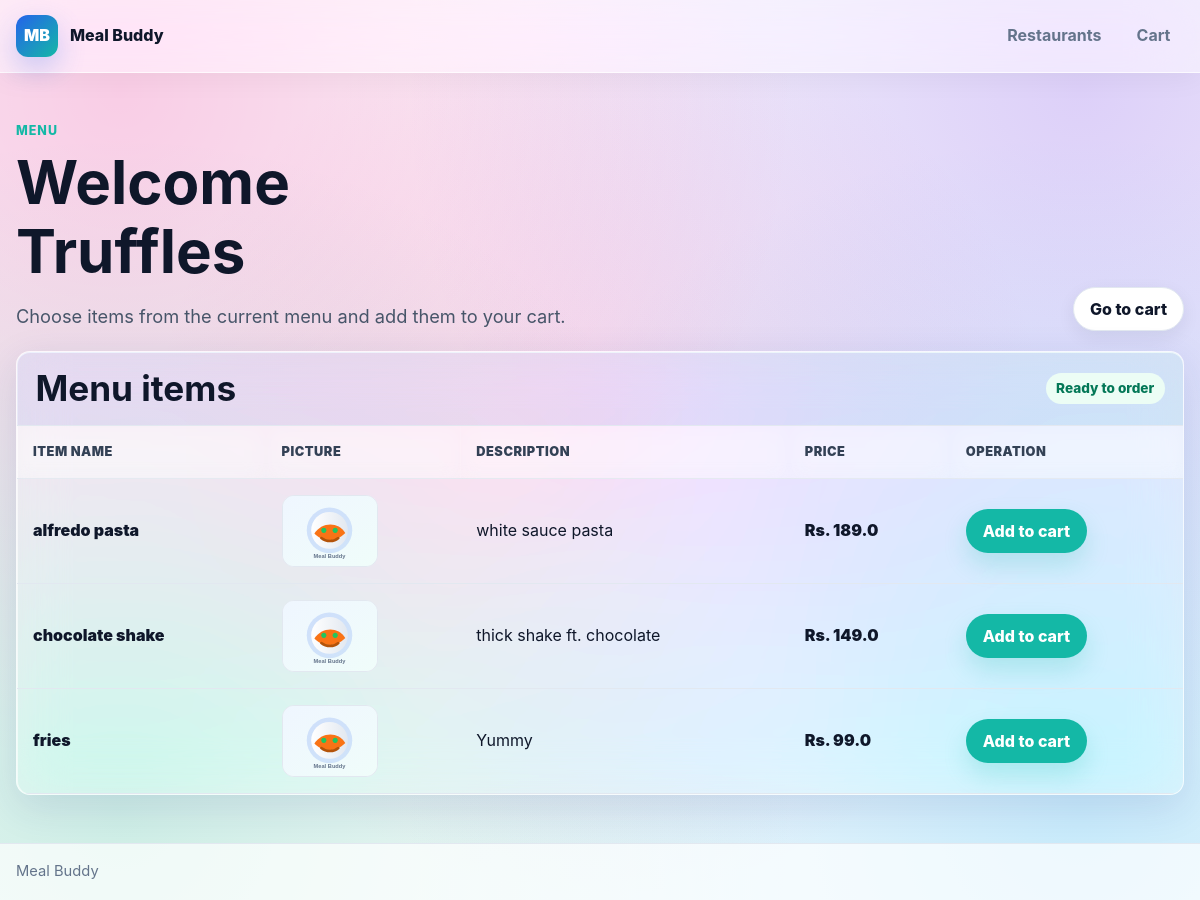
Screenshot of /view_menu/5/Truffles with the database file from the repository.
### delivery/models.py (models this page shows)
class Restaurant(models.Model):
    name = models.CharField(max_length = 20)
    picture = models.URLField(max_length = 200, default='https://designshack.net/wp-content/uploads/Free-Simple-Restaurant-Logo-Template.jpg')
    cuisine = models.CharField(max_length = 200)
    rating = models.FloatField()

class Item(models.Model):
    restaurant = models.ForeignKey(Restaurant, on_delete = models.CASCADE, related_name = "items")
    name = models.CharField(max_length = 20)
    description = models.CharField(max_length = 200)
    price = models.FloatField()
    vegeterian = models.BooleanField(default=False)
    picture = models.URLField(max_length = 400, default='https://www.indiafilings.com/learn/wp-content/uploads/2024/08/How-to-Start-Food-Business.jpg')

### delivery/views.py (the view)
# urls.py: path('view_menu/<int:restaurant_id>/<str:username>', views.view_menu, name='view_menu'),
def view_menu(request, restaurant_id, username):
    restaurant = Restaurant.objects.get(id = restaurant_id)
    itemList = restaurant.items.all()
    return render(request, 'delivery/customer_menu.html'
                  ,{"itemList" : itemList,
                     "restaurant" : restaurant,
                     "username":username})

### delivery/templates/delivery/customer_menu.html (shortened to what this page needs)
{% load static %}
<!DOCTYPE html>
<html lang="en">
<head>
    <link rel="stylesheet" href="{% static 'delivery/css/base.css' %}?v=cart-toast-1">
    <link rel="stylesheet" href="{% static 'delivery/css/pages.css' %}">
</head>
<body class="site-page">
    <header class="site-header">
        <div class="nav-shell">
            <a class="brand" href="/">
                <span class="brand-mark">MB</span>
                <span>Meal Buddy</span>
            </a>
            <nav class="nav-links" aria-label="Primary">
                <a class="nav-link" href="/">Restaurants</a>
                <a class="nav-link" href="{% url 'show_cart' username %}">Cart</a>
            </nav>
        </div>
    </header>
    <main id="main-content" class="site-main">
        <header class="page-header">
            <div>
                <p class="eyebrow">Menu</p>
                <h1>Welcome {{username}}</h1>
                <p class="lead">Choose items from the current menu and add them to your cart.</p>
            </div>
            <a class="btn btn-secondary" href="{% url 'show_cart' username %}">Go to cart</a>
        </header>
        <section class="table-card" aria-labelledby="menu-title">
            <div class="table-header">
                <h2 id="menu-title">Menu items</h2>
                <span class="status-pill">Ready to order</span>
            </div>
            <div class="table-wrap">
                <table class="data-table">
                    <thead>
                        <tr>
                            <th>Item name</th>
                            <th>Picture</th>
                            <th>Description</th>
                            <th>Price</th>
                            <th>Operation</th>
                        </tr>
                    </thead>
                    <tbody>
                        {%  for item in itemList %}
                            <tr>
                                <td><span class="item-name">{{ item.name }}</span></td>
                                <td>
                                    <img class="table-image" src="{{ item.picture }}" alt="{{ item.name }}" onerror="this.onerror=null;this.src='{% static 'delivery/img/meal-buddy-fallback.svg' %}';">
                                </td>
                                <td>{{ item.description }}</td>
                                <td><span class="price">Rs. {{ item.price }}</span></td>
                                <td>
                                    <a class="btn btn-accent add-cart-link" href="{% url 'add_to_cart' item.id username %}" data-item-name="{{ item.name }}">
                                        Add to cart
                                    </a>
                                </td>
                            </tr>
                        {% endfor %}
                    </tbody>
                </table>
            </div>
        </section>
    </main>
    <footer class="site-footer">
        <div class="footer-shell">Meal Buddy</div>
    </footer>
</body>
</html>

### delivery/static/delivery/css/pages.css (style rules this page uses)
.restaurant-name, .item-name { color: var(--text); font-weight: 900; }

### rows the page displays
Restaurant: name "Truffles"
Item: name "alfredo pasta", description "white sauce pasta", price "189.0"
Item: name "chocolate shake", description "thick shake ft. chocolate", price "149.0"
Item: name "fries", description "Yummy", price "99.0"
